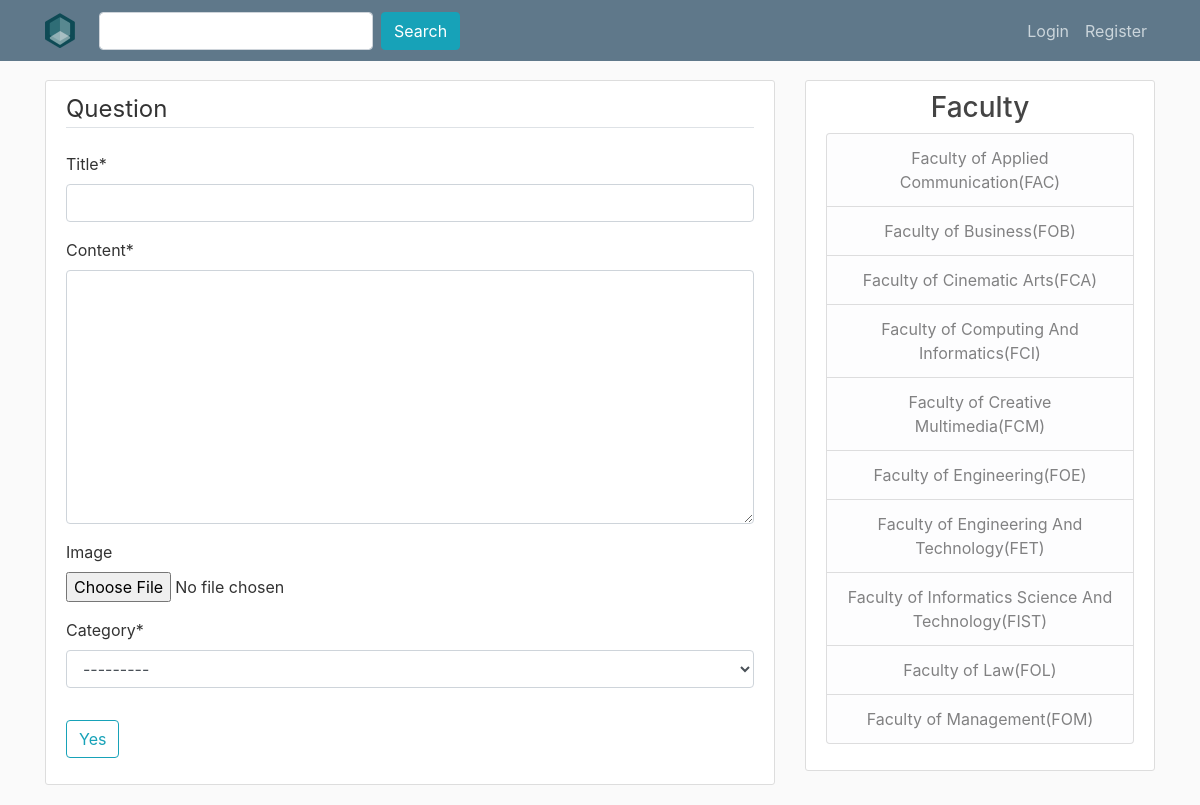
Page /newquestion/ on the earlier database version.
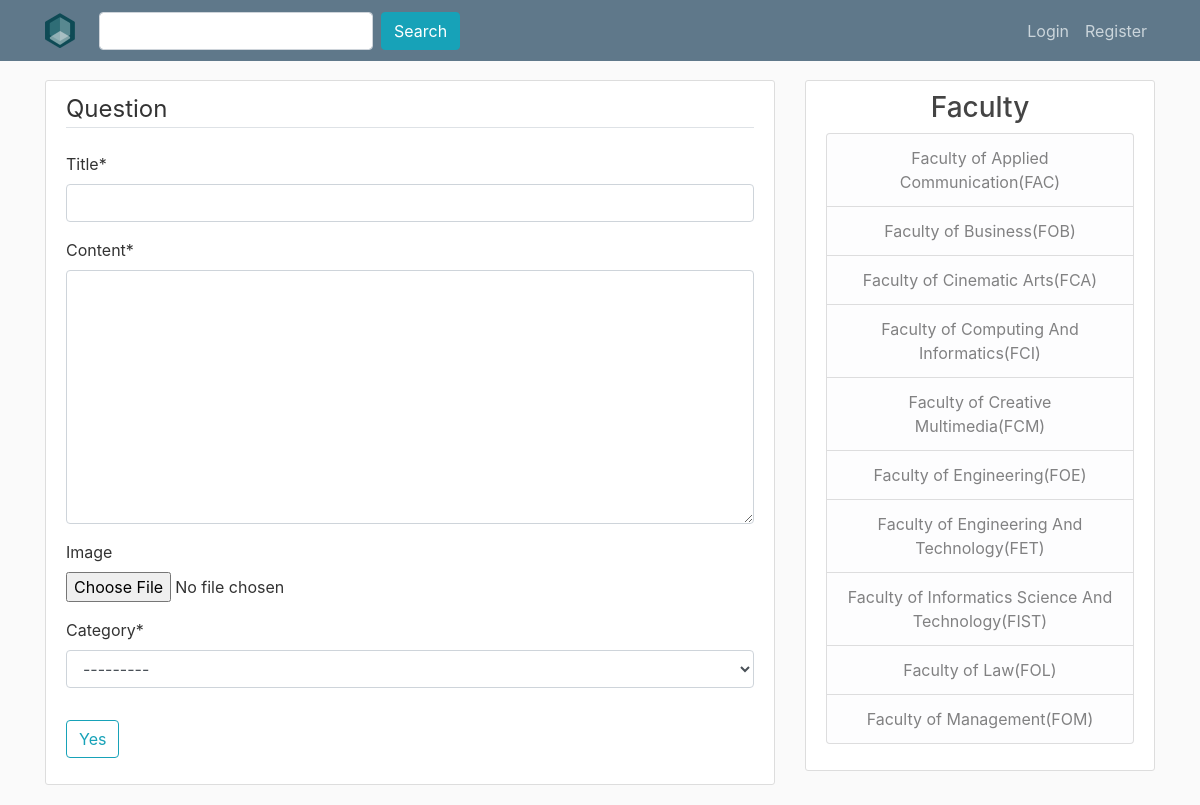
Same page on the later database version.
### QnA/models.py (models this page shows, shortened)
class category (models.Model):
    category = models.CharField(max_length=100)
    slug = models.SlugField(max_length=100,unique=True)
    def __str__(self):
        return self.category

### QnA/views.py (the view, shortened to what this page needs)
# urls.py: path("newquestion/", QuestionCreateView.as_view(), name='new-question'),
class QuestionCreateView(CreateView):
    model = question #choosing the database
    fields = ['title','content','image','category'] #to specify what user needs to input

### QnA/templates/QnA/question_form.html (shortened to what this page needs)
{% extends "QnA/base.html" %}
{% load crispy_forms_tags %}
{% block content%}
	<div class="content-section">
		<form method ="POST" enctype="multipart/form-data" >
			<fieldset class="form-group">
				<legend class="border-bottom mb-4">Question </legend>
				{{ form|crispy }}
			</fieldset>
			<div class="form-group">
				<button class="btn btn-outline-info" type="submit">Yes</button>
			</div>
		</form>
	</div>
{% endblock content %}

Differences in the rows shown:
added category: category "---------"
Other differences:
form field category: "---------" → (not shown)
